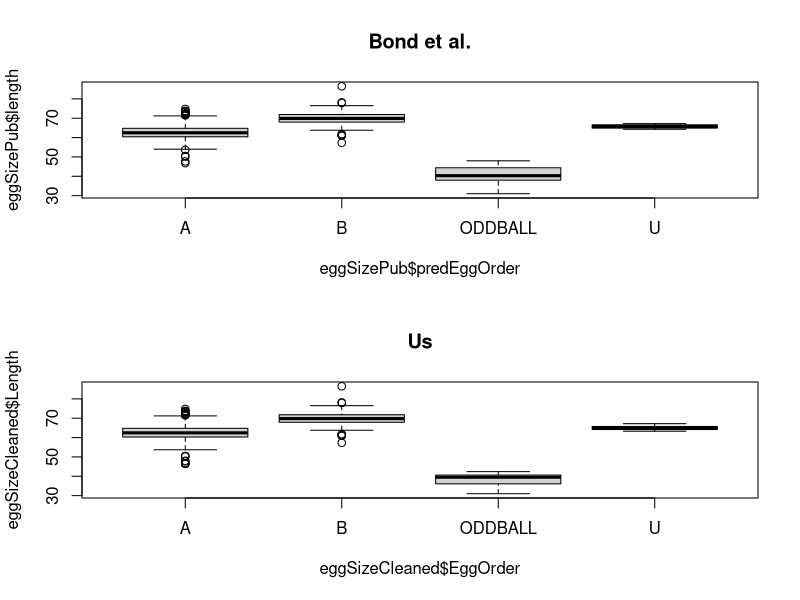

The R script that drew this image: (Note: this script raises an error after producing the figure.)
##################################################################
##                      Penguegg group                          ##
##      Changes rockhopper penguin in egg size over time        ##
##                        RQM Course                            ##
##################################################################

library(dplyr)

#########################import data##############################
rawEggSize <- read.csv("NRPE_eggSize_raw.csv")
names(rawEggSize) <- c('Source', 'SpecimenID', 'Location', 'Day',
                       'Month', 'Year', 'EggOrder', 'Length', 'Breadth', 'Volume', 'Reference')
##################################################################



###################Define discriminant function####################

##'Defines discriminant function with arbitrary cutoff
##'to determine egg-laying order of eggs listed as
##'unknown in dataset. Discriminant function comes from
##'Bond et al. 2016: 
##'D = 0.58*Length + 0.39*Breadth - 57.48
##'D = 0.73*Length + 0.50*Breadth - 72.39

assignOrder <- function(length, breadth, cutoff = 0.66){
  ##discriminant function
  ####From results
  #d <- length*0.73 + breadth*0.50 - 72.39
  
  ####From results, with signs switched
  d <- -length*0.73 - breadth*0.50 + 72.39
  
  ####From the abstract
  #d <- length*0.58 + breadth*0.39 - 57.48
  probA <- 1/(1+exp(-d))
  
  ###Discriminate
  if(probA > cutoff){
    return('A')
  }else if(probA < (1-cutoff)){
    return('B')
  }else{return('U')}
}
##################################################################

###########Define function for classifying oddballs###############
classifyOddballs <- function(eggdat, sdcutoff = 4){
  ###Identify means and sd's of breadth and length
  sdlength <- sd(eggdat$Length)
  sdbreadth <- sd(eggdat$Breadth)
  meanlength <- mean(eggdat$Length)
  meanbreadth <- mean(eggdat$Breadth)
  
  ##Classify abnormal eggs based on length and breadth
  ##based on supplied cutoff
  lengthAbnormal <- abs(eggdat$Length - meanlength)/sdlength > sdcutoff
  breadthAbnormal <- abs(eggdat$Breadth - meanbreadth)/sdbreadth > sdcutoff
  
  ##Change EggOrder to ODDBALL for eggs that are EITHER abnormal in length
  ##or abnormal in breadth
  eggdat$EggOrder <- as.character(eggdat$EggOrder)
  eggdat[lengthAbnormal | breadthAbnormal,'EggOrder'] <- 'ODDBALL'
  eggdat$EggOrder <- as.factor(eggdat$EggOrder)
  
  return(eggdat)
}
##################################################################



######################Apply discriminant function#################
eggSizeAssigned <- rawEggSize

##CHANGE CUTOFF HERE
AccuracyCutoff = 0.66
##

eggSizeAssigned[eggSizeAssigned$EggOrder == 'U',]$EggOrder <- mapply(FUN = assignOrder, 
                                                                     filter(eggSizeAssigned, EggOrder == 'U')$Length, 
                                                                     filter(eggSizeAssigned, EggOrder == 'U')$Breadth, 
                                                                     AccuracyCutoff)
##################################################################

########################CLassify Oddballs#########################
##CHANGE CUTOFF HERE
oddballCutoff <- 4
##

eggSizeCleaned <- classifyOddballs(eggSizeAssigned, oddballCutoff)
##################################################################


###############Compare to Bond et al. assignments#################
##'The discriminant function above should have reproduced
##'the assignment procedure in Bond et al. The plots below
##'suggest that it has done so, with the exception of 
##'ODDBALLS, which we haven't been classified yet in this analysis
eggSizePub <- read.csv('NRPE_eggSize.csv')
par(mfrow = c(2,1))
boxplot(eggSizePub$length ~ eggSizePub$predEggOrder, main = 'Bond et al.')
boxplot(eggSizeCleaned$Length ~ eggSizeCleaned$EggOrder, main = 'Us')
plot(eggSizePub$predEggOrder, main = 'Bond et al.')
plot(eggSizeCleaned$EggOrder, main = 'Us')
##################################################################
